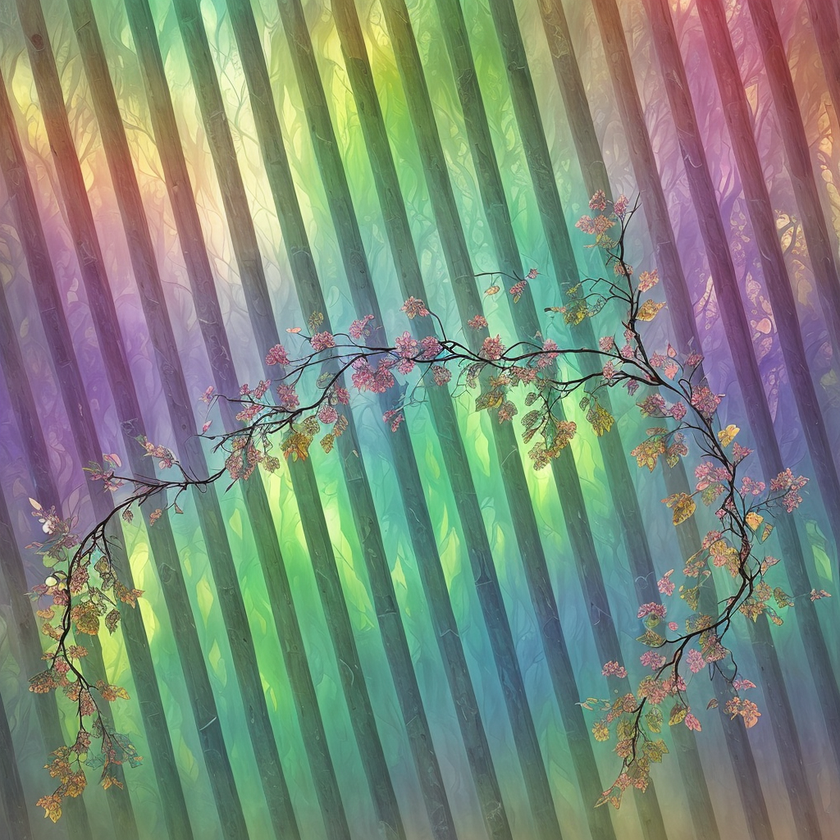
#> input picture Лаб6/code/14.png, 840 x 840 px, shrunk from 1024 x 1024 before the run
$ python task_1.py
#> lines starting #> are read from the running program, lines starting #| are printed output that depends on the picture
import cv2 as cv2
import numpy as np


img = cv2.imread('14.png')
#> img is the input picture: shape (840, 840, 3); mean B, G, R 122.3, 138.1, 124.8

img_array = np.array(img) / 255.0

f_image = np.fft.fftshift(np.fft.fft2(img_array, axes=(0, 1)))

abs_arr = abs(f_image)

angle_arr = np.angle(f_image)
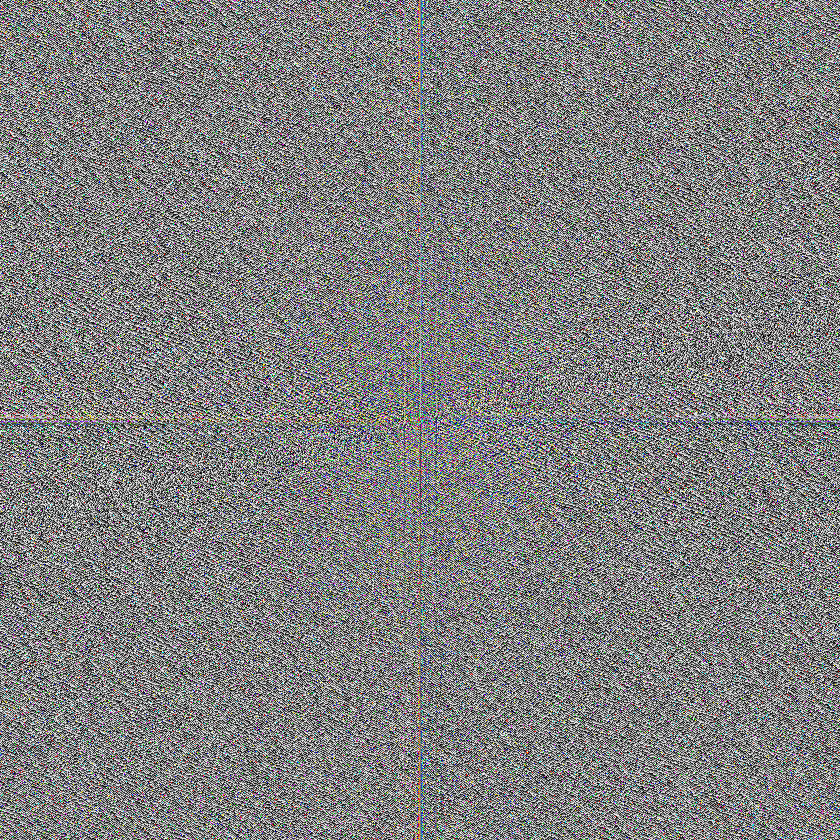
#> angle_arr: shape (840, 840, 3) float64; mean of channels 0, 1, 2 1.03e-17, 1.01e-19, -1.28e-17; drawn with min black and max white

for i in range(len(abs_arr)):
    for j in range(len(abs_arr[i])):
        abs_arr[i][j] = np.log(abs_arr[i][j] + 1)
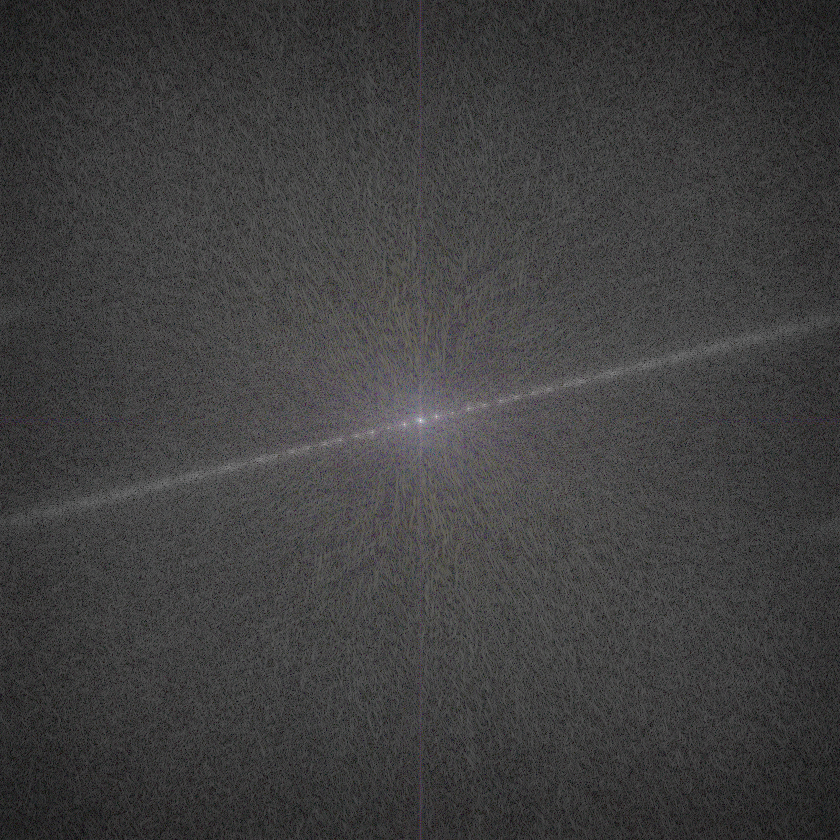
#> abs_arr: shape (840, 840, 3) float64; mean of channels 0, 1, 2 3.21, 3.21, 3.24; drawn with min black and max white

norm_abs_arr = ((abs_arr - abs_arr.min()) / (abs_arr.max() - abs_arr.min()))


cv2.imwrite("res1.png", norm_abs_arr)
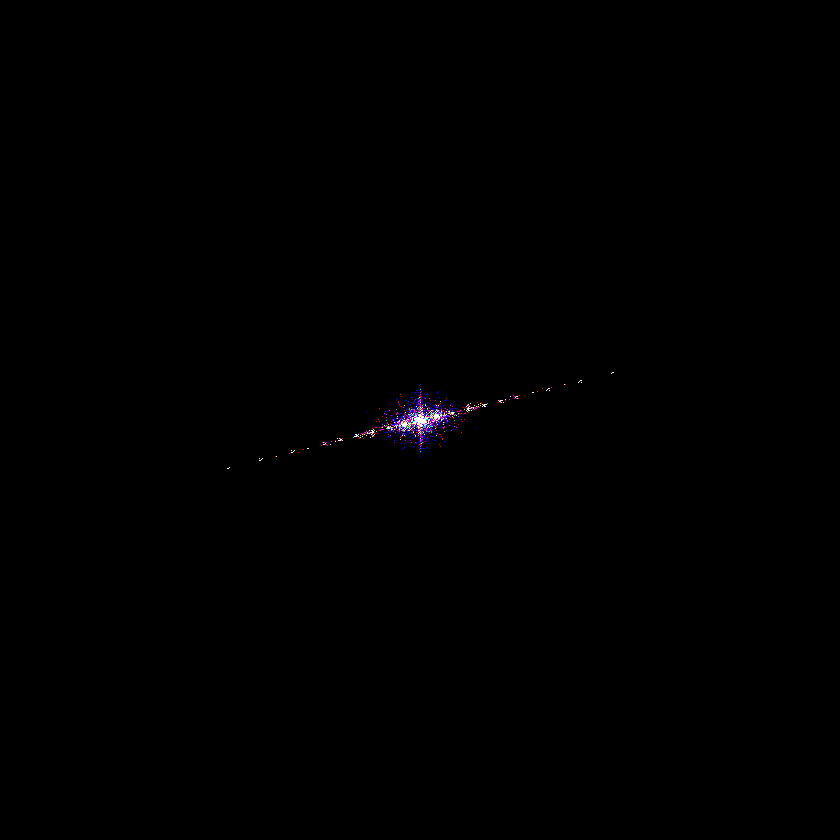
#> saved as res1.png: shape (840, 840, 3); mean B, G, R 0.00176, 0.000869, 0.00142; drawn with 1 as white

print(norm_abs_arr)
#> (printed output is left out)

$ run again, with Лаб6/code/1.png copied over Лаб6/code/14.png
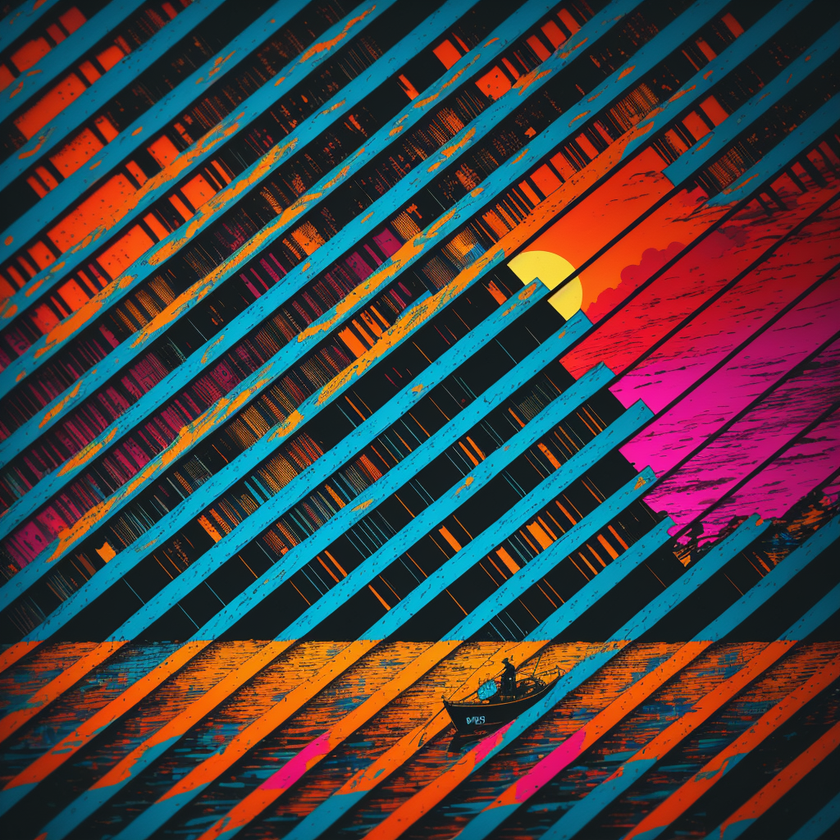
#> input picture Лаб6/code/1.png, 840 x 840 px, shrunk from 1024 x 1024 before the run
#> img is the input picture: shape (840, 840, 3); mean B, G, R 62.5, 61.5, 72.5
#> after the loop `for i in range(len(abs_arr)):`:
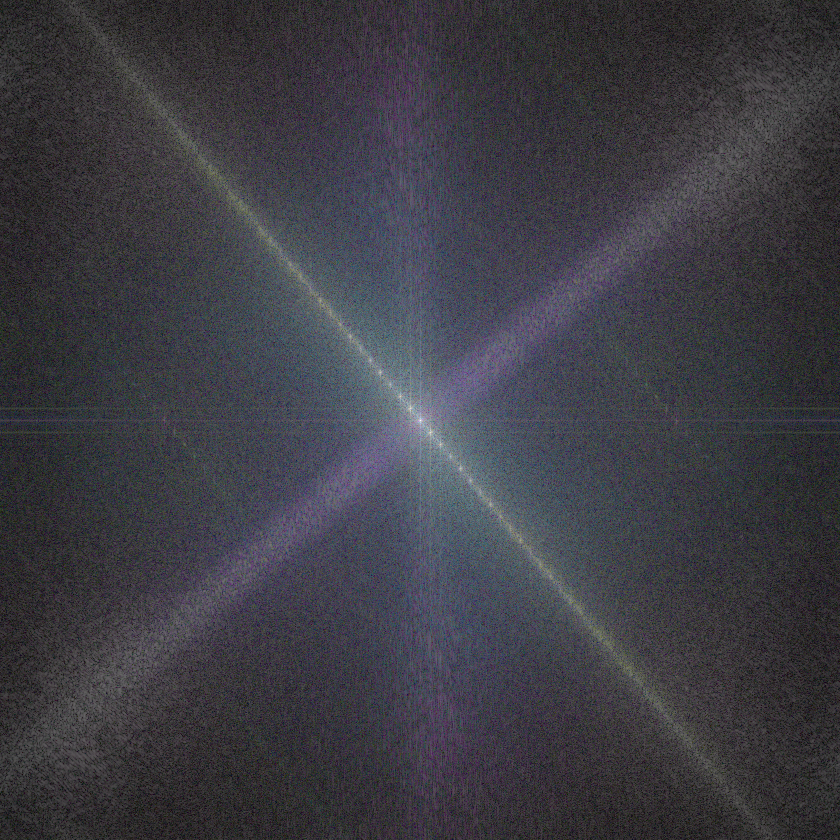
#> abs_arr: shape (840, 840, 3) float64; mean of channels 0, 1, 2 3.29, 2.95, 2.97; drawn with min black and max white
#> `cv2.imwrite("res1.png", norm_abs_arr)`:
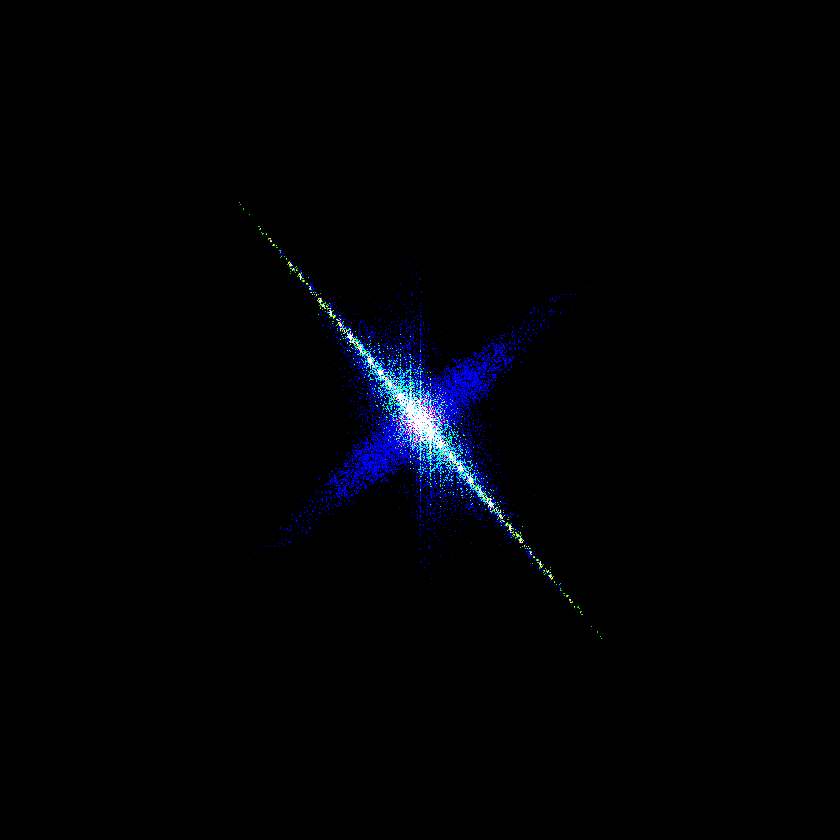
#> saved as res1.png: shape (840, 840, 3); mean B, G, R 0.0178, 0.00672, 0.00349; drawn with 1 as white
#> (printed output is left out)
